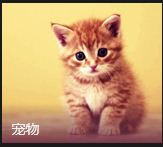
//> input picture feature2d/image/object1.JPG, 163 x 147 px
$ ./源 ../image/object1.JPG   (built with g++ and OpenCV 4)
//> lines starting //> are read from the running program, lines starting //| are printed output that depends on the picture; after the words box and inside, x2 and y2 are one past the last pixel; in counts of white or black regions, pixels touching at a corner belong together
#include <opencv.hpp>
#include <iostream>

using namespace std;
using namespace cv;

// Global variables
Mat src, src_gray;

int maxCorners = 10;
int maxTrackbar = 25;

RNG rng(12345);
char* source_window = "Image";

/// Function header
void goodFeaturesToTrack_Demo(int, void*);

/** @function main **/
int main(int argc, char** argv){
	/// Load source image and convert it to gray
	src = imread(argv[1], 1);
//> src is the input picture: 147 rows x 163 cols, CV_8UC3; mean B, G, R 111, 157.3, 199.1
	cvtColor(src, src_gray, COLOR_BGR2GRAY);
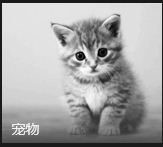
//> src_gray: 147 rows x 163 cols, CV_8UC1; min 4, max 252, mean 164.5

	/// Create Window
	namedWindow(source_window, cv::WINDOW_AUTOSIZE);

	/// Create Trackerbar to set the number of corners
	createTrackbar("Max corners:",
					source_window,
					&maxCorners,
					maxTrackbar,
					goodFeaturesToTrack_Demo);

	//imshow(source_name, src);
	goodFeaturesToTrack_Demo(0,0);

	waitKey();
	return 0;
}

/**
* @function goodFeatureToTrack_Demo..cpp
* @brief Apply Shi-Tomasi corner detector
*/
void goodFeaturesToTrack_Demo( int, void* )
{
  if( maxCorners < 1 ) { maxCorners = 1; }

  /// Parameters for Shi-Tomasi algorithm
  vector<Point2f> corners;
  double qualityLevel = 0.01;
  double minDistance = 10;
  int blockSize = 3;
  bool useHarrisDetector = false;
  double k = 0.04;

  /// Copy the source image
  Mat copy;
  copy = src.clone();

  /// Apply corner detection
  goodFeaturesToTrack( src_gray,
                       corners,
                       maxCorners,
                       qualityLevel,
                       minDistance,
                       Mat(),
                       blockSize,
                       useHarrisDetector,
                       k );
//> corners = 10 Points (x, y): [2, 3], [160, 4], [85, 59], [106, 49], [98, 56], [92, 67], [74, 54], [26, 132], [14, 130], [52, 24]


  /// Draw corners detected
  cout<<"** Number of corners detected: "<<corners.size()<<endl;
//| ** Number of corners detected: 10
  int r = 4;
  for( int i = 0; i < corners.size(); i++ )
     { circle( copy, corners[i], r, Scalar(rng.uniform(0,255), rng.uniform(0,255),
                                                 rng.uniform(0,255)), -1, 8, 0 ); }
//> this loop made 10 passes
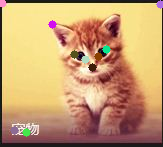
//> copy: 147 rows x 163 cols, CV_8UC3; 1.99% of pixels changed, all inside (x1, y1, x2, y2) = (0, 0, 163, 137)

  /// Show what you got
  namedWindow( source_window, cv::WINDOW_AUTOSIZE );
  imshow( source_window, copy );

  /// Set the neeed parameters to find the refined corners
  Size winSize = Size( 5, 5 );
  Size zeroZone = Size( -1, -1 );
  TermCriteria criteria = TermCriteria( TermCriteria::Type::COUNT + TermCriteria::Type::COUNT, 40, 0.001 );

  /// Calculate the refined corner locations
  cornerSubPix( src_gray, corners, winSize, zeroZone, criteria );
//> corners = 10 Points (x, y): [1.55, 2.53], [161.4, 2.53], [85.81, 57.49], [108.1, 48.69], [96.58, 56.12], [92, 67], [74.24, 53.66], [26.34, 131.5], [16.25, 131.8], [51.55, 23.62]

  /// Write them down
  for( int i = 0; i < corners.size(); i++ )
     { cout<<" -- Refined Corner ["<<i<<"]  ("<<corners[i].x<<","<<corners[i].y<<")"<<endl; }
}
